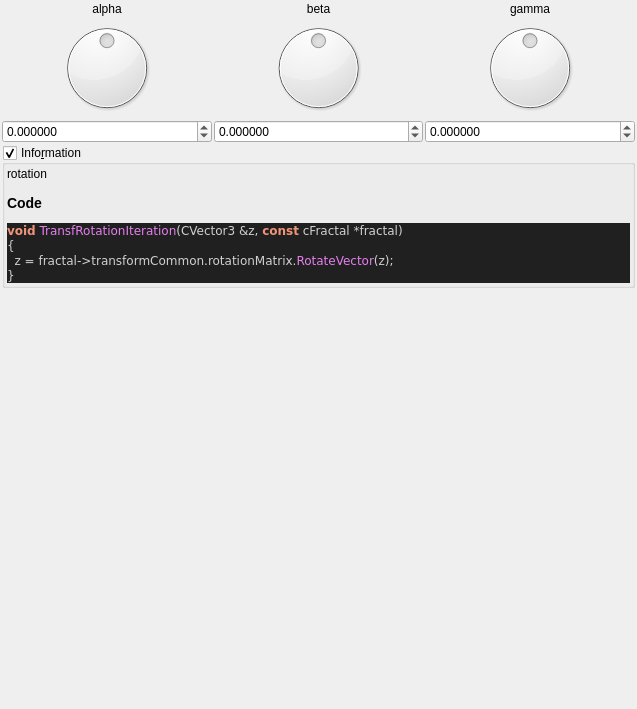
<?xml version="1.0" encoding="UTF-8"?>
<ui version="4.0">
 <class>transf_rotation</class>
 <widget class="QWidget" name="Form">
  <property name="geometry">
   <rect>
    <x>0</x>
    <y>0</y>
    <width>637</width>
    <height>709</height>
   </rect>
  </property>
  <property name="windowTitle">
   <string notr="true">transf_rotation</string>
  </property>
  <layout class="QVBoxLayout" name="verticalLayout">
   <property name="spacing">
    <number>2</number>
   </property>
   <property name="leftMargin">
    <number>2</number>
   </property>
   <property name="topMargin">
    <number>2</number>
   </property>
   <property name="rightMargin">
    <number>2</number>
   </property>
   <property name="bottomMargin">
    <number>2</number>
   </property>
   <item>
    <layout class="QGridLayout" name="gridLayout_2">
     <property name="spacing">
      <number>2</number>
     </property>
     <item row="1" column="0">
      <widget class="QDial" name="dial3_transf_rotation_x">
       <property name="minimum">
        <number>-18000</number>
       </property>
       <property name="maximum">
        <number>18000</number>
       </property>
       <property name="wrapping">
        <bool>true</bool>
       </property>
      </widget>
     </item>
     <item row="1" column="1">
      <widget class="QDial" name="dial3_transf_rotation_y">
       <property name="minimum">
        <number>-18000</number>
       </property>
       <property name="maximum">
        <number>18000</number>
       </property>
       <property name="wrapping">
        <bool>true</bool>
       </property>
      </widget>
     </item>
     <item row="0" column="1">
      <widget class="QLabel" name="label_14">
       <property name="text">
        <string notr="true">beta</string>
       </property>
       <property name="alignment">
        <set>Qt::AlignCenter</set>
       </property>
      </widget>
     </item>
     <item row="2" column="0">
      <widget class="MyDoubleSpinBox" name="spinboxd3_transf_rotation_x">
       <property name="sizePolicy">
        <sizepolicy hsizetype="Minimum" vsizetype="Maximum">
         <horstretch>0</horstretch>
         <verstretch>0</verstretch>
        </sizepolicy>
       </property>
       <property name="prefix">
        <string/>
       </property>
       <property name="suffix">
        <string/>
       </property>
       <property name="decimals">
        <number>6</number>
       </property>
       <property name="minimum">
        <double>-180.000000000000000</double>
       </property>
       <property name="maximum">
        <double>180.000000000000000</double>
       </property>
       <property name="singleStep">
        <double>1.000000000000000</double>
       </property>
      </widget>
     </item>
     <item row="0" column="0">
      <widget class="QLabel" name="label_13">
       <property name="text">
        <string notr="true">alpha</string>
       </property>
       <property name="alignment">
        <set>Qt::AlignCenter</set>
       </property>
      </widget>
     </item>
     <item row="1" column="2">
      <widget class="QDial" name="dial3_transf_rotation_z">
       <property name="minimum">
        <number>-18000</number>
       </property>
       <property name="maximum">
        <number>18000</number>
       </property>
       <property name="wrapping">
        <bool>true</bool>
       </property>
      </widget>
     </item>
     <item row="0" column="2">
      <widget class="QLabel" name="label_15">
       <property name="text">
        <string notr="true">gamma</string>
       </property>
       <property name="alignment">
        <set>Qt::AlignCenter</set>
       </property>
      </widget>
     </item>
     <item row="2" column="1">
      <widget class="MyDoubleSpinBox" name="spinboxd3_transf_rotation_y">
       <property name="sizePolicy">
        <sizepolicy hsizetype="Minimum" vsizetype="Maximum">
         <horstretch>0</horstretch>
         <verstretch>0</verstretch>
        </sizepolicy>
       </property>
       <property name="prefix">
        <string/>
       </property>
       <property name="suffix">
        <string/>
       </property>
       <property name="decimals">
        <number>6</number>
       </property>
       <property name="minimum">
        <double>-180.000000000000000</double>
       </property>
       <property name="maximum">
        <double>180.000000000000000</double>
       </property>
       <property name="singleStep">
        <double>1.000000000000000</double>
       </property>
      </widget>
     </item>
     <item row="2" column="2">
      <widget class="MyDoubleSpinBox" name="spinboxd3_transf_rotation_z">
       <property name="sizePolicy">
        <sizepolicy hsizetype="Minimum" vsizetype="Maximum">
         <horstretch>0</horstretch>
         <verstretch>0</verstretch>
        </sizepolicy>
       </property>
       <property name="prefix">
        <string/>
       </property>
       <property name="suffix">
        <string/>
       </property>
       <property name="decimals">
        <number>6</number>
       </property>
       <property name="minimum">
        <double>-180.000000000000000</double>
       </property>
       <property name="maximum">
        <double>180.000000000000000</double>
       </property>
       <property name="singleStep">
        <double>1.000000000000000</double>
       </property>
      </widget>
     </item>
    </layout>
   </item>
   <item>
    <widget class="MyGroupBox" name="groupCheck_info">
     <property name="title">
      <string>Info&amp;rmation</string>
     </property>
     <property name="flat">
      <bool>false</bool>
     </property>
     <property name="checkable">
      <bool>true</bool>
     </property>
     <layout class="QVBoxLayout" name="verticalLayout_2">
      <property name="spacing">
       <number>2</number>
      </property>
      <property name="leftMargin">
       <number>2</number>
      </property>
      <property name="topMargin">
       <number>2</number>
      </property>
      <property name="rightMargin">
       <number>2</number>
      </property>
      <property name="bottomMargin">
       <number>2</number>
      </property>
      <item>
       <widget class="QLabel" name="label_code_content">
        <property name="text">
         <string notr="true">&lt;p&gt;rotation&lt;/p&gt;&lt;table&gt;
&lt;/table&gt;
&lt;h3&gt;Code&lt;/h3&gt;
&lt;body style=&quot;background-color:#202020&quot;&gt;
&lt;pre style=&quot;color:#d0d0d0; background-color:#202020;  font-family:'Courier New',monospace;&quot;&gt;&lt;span style=&quot;color:#f09479; font-weight:bold&quot;&gt;void&lt;/span&gt; &lt;span style=&quot;color:#e47eed&quot;&gt;TransfRotationIteration&lt;/span&gt;&lt;span style=&quot;color:#d0d0d0&quot;&gt;(&lt;/span&gt;CVector3 &lt;span style=&quot;color:#d0d0d0&quot;&gt;&amp;amp;&lt;/span&gt;z&lt;span style=&quot;color:#d0d0d0&quot;&gt;,&lt;/span&gt; &lt;span style=&quot;color:#f09479; font-weight:bold&quot;&gt;const&lt;/span&gt; cFractal &lt;span style=&quot;color:#d0d0d0&quot;&gt;*&lt;/span&gt;fractal&lt;span style=&quot;color:#d0d0d0&quot;&gt;)&lt;/span&gt;
&lt;span style=&quot;color:#d0d0d0&quot;&gt;{&lt;/span&gt;
  z &lt;span style=&quot;color:#d0d0d0&quot;&gt;=&lt;/span&gt; fractal&lt;span style=&quot;color:#d0d0d0&quot;&gt;-&amp;gt;&lt;/span&gt;transformCommon&lt;span style=&quot;color:#d0d0d0&quot;&gt;.&lt;/span&gt;rotationMatrix&lt;span style=&quot;color:#d0d0d0&quot;&gt;.&lt;/span&gt;&lt;span style=&quot;color:#e47eed&quot;&gt;RotateVector&lt;/span&gt;&lt;span style=&quot;color:#d0d0d0&quot;&gt;(&lt;/span&gt;z&lt;span style=&quot;color:#d0d0d0&quot;&gt;);&lt;/span&gt;
&lt;span style=&quot;color:#d0d0d0&quot;&gt;}&lt;/span&gt;
&lt;/pre&gt;
&lt;/body&gt;</string>
        </property>
        <property name="wordWrap">
         <bool>true</bool>
        </property>
        <property name="openExternalLinks">
         <bool>true</bool>
        </property>
        <property name="textInteractionFlags">
         <set>Qt::LinksAccessibleByMouse|Qt::TextSelectableByMouse</set>
        </property>
       </widget>
      </item>
     </layout>
    </widget>
   </item>
   <item>
    <spacer name="verticalSpacer">
     <property name="orientation">
      <enum>Qt::Vertical</enum>
     </property>
     <property name="sizeHint" stdset="0">
      <size>
       <width>20</width>
       <height>40</height>
      </size>
     </property>
    </spacer>
   </item>
  </layout>
 </widget>
 <customwidgets>
  <customwidget>
   <class>MyDoubleSpinBox</class>
   <extends>QDoubleSpinBox</extends>
   <header>my_double_spin_box.h</header>
  </customwidget>
  <customwidget>
   <class>MyGroupBox</class>
   <extends>QGroupBox</extends>
   <header>my_group_box.h</header>
   <container>1</container>
  </customwidget>
 </customwidgets>
 <tabstops>
  <tabstop>dial3_transf_rotation_x</tabstop>
  <tabstop>dial3_transf_rotation_y</tabstop>
  <tabstop>dial3_transf_rotation_z</tabstop>
  <tabstop>spinboxd3_transf_rotation_x</tabstop>
  <tabstop>spinboxd3_transf_rotation_y</tabstop>
  <tabstop>spinboxd3_transf_rotation_z</tabstop>
  <tabstop>groupCheck_info</tabstop>
 </tabstops>
 <resources/>
 <connections/>
</ui>
